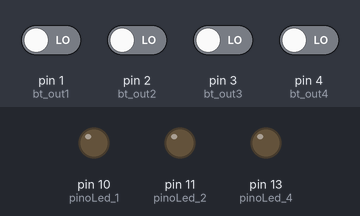
Simulated run of this sketch. Board: Arduino Uno, built with avr-gcc and run on an emulated ATmega328P. Parts: output pins drawn as LEDs (lit = HIGH). The inputs (shaded band) are chosen by the test bench; at power-on: pin 1 (bt_out1), pin 2 (bt_out2), pin 3 (bt_out3), pin 4 (bt_out4) LOW.

Above: at 1.2 s.
1.3 s: pin 1 (bt_out1) driven HIGH
At 2.5 s:
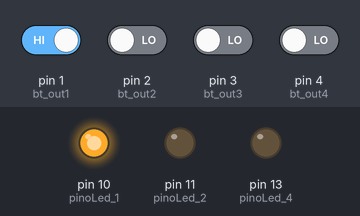
2.8 s: pin 2 (bt_out2) driven HIGH
At 3.8 s:
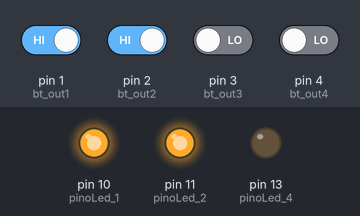
4.3 s: pin 4 (bt_out4) driven HIGH
At 5.0 s:
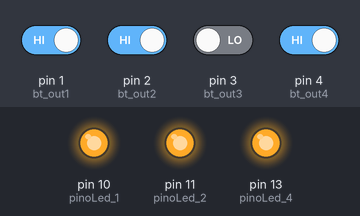
5.8 s: pin 1 (bt_out1) driven LOW
At 6.1 s:
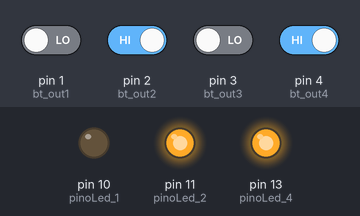
7.3 s: pin 2 (bt_out2) driven LOW
At 8.5 s:
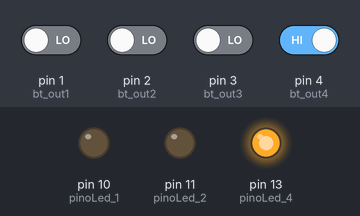
8.8 s: pin 1 (bt_out1) driven HIGH
At 9.6 s:
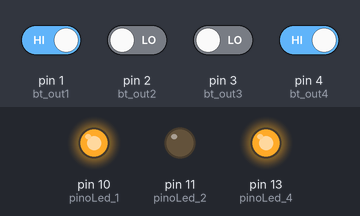
Timing chart, 0 to 11.3 s (numbered marks = the images above; inputs shaded):
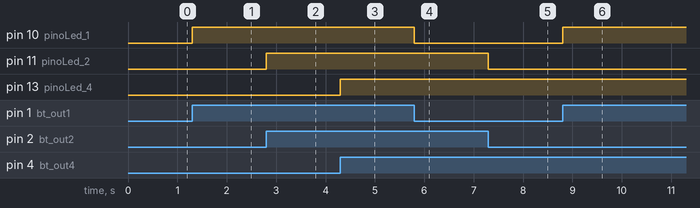

Measured:
- after the input at 1.3 s, pin 10 (pinoLed_1): LOW → HIGH at once
- after the input at 2.8 s, pin 11 (pinoLed_2): LOW → HIGH at once
- after the input at 4.3 s, pin 13 (pinoLed_4): LOW → HIGH at once
- after the input at 5.8 s, pin 10 (pinoLed_1): HIGH → LOW at once
- after the input at 7.3 s, pin 11 (pinoLed_2): HIGH → LOW at once
- after the input at 8.8 s, pin 10 (pinoLed_1): LOW → HIGH at once

The sketch:

Sensor_TTP-224_29.10.2024.ino
```cpp
const int bt_out1 =  1;
const int bt_out2 =  2;
const int bt_out3 =  3;
const int bt_out4 =  4;

const int pinoLed_1 =  10;
const int pinoLed_2 =  11;
const int pinoLed_3 =  12;
const int pinoLed_4 =  13;

void setup(){

  pinMode(pinoLed_1, OUTPUT);
  pinMode(pinoLed_2, OUTPUT);
  pinMode(pinoLed_4, OUTPUT);
  pinMode(pinoLed_4, OUTPUT);

  pinMode(bt_out1, INPUT);
  pinMode(bt_out2, INPUT);
  pinMode(bt_out3, INPUT);
  pinMode(bt_out4, INPUT);

}

void loop(){

  if(digitalRead(bt_out1) == HIGH){
      digitalWrite(pinoLed_1, HIGH);
  }else{
      digitalWrite(pinoLed_1, LOW);
  }
  if(digitalRead(bt_out2) == HIGH){
      digitalWrite(pinoLed_2, HIGH);
  }else{
      digitalWrite(pinoLed_2, LOW);
  }
  if(digitalRead(bt_out3) == HIGH){
      digitalWrite(pinoLed_3, HIGH);
  }else{
      digitalWrite(pinoLed_3, LOW);
  }
  if(digitalRead(bt_out4) == HIGH){
      digitalWrite(pinoLed_4, HIGH);
  }else{
      digitalWrite(pinoLed_4, LOW);
  }
}
```
